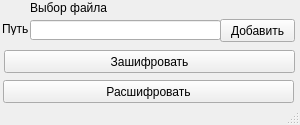
<?xml version="1.0" encoding="UTF-8"?>
<ui version="4.0">
 <class>MainWindow</class>
 <widget class="QMainWindow" name="MainWindow">
  <property name="geometry">
   <rect>
    <x>0</x>
    <y>0</y>
    <width>300</width>
    <height>125</height>
   </rect>
  </property>
  <property name="minimumSize">
   <size>
    <width>300</width>
    <height>125</height>
   </size>
  </property>
  <property name="maximumSize">
   <size>
    <width>300</width>
    <height>125</height>
   </size>
  </property>
  <property name="windowTitle">
   <string>MainWindow</string>
  </property>
  <widget class="QWidget" name="centralwidget">
   <widget class="QPushButton" name="getFolderButton">
    <property name="geometry">
     <rect>
      <x>220</x>
      <y>19</y>
      <width>75</width>
      <height>23</height>
     </rect>
    </property>
    <property name="minimumSize">
     <size>
      <width>61</width>
      <height>21</height>
     </size>
    </property>
    <property name="text">
     <string>Добавить</string>
    </property>
   </widget>
   <widget class="QLineEdit" name="folder">
    <property name="geometry">
     <rect>
      <x>30</x>
      <y>20</y>
      <width>191</width>
      <height>20</height>
     </rect>
    </property>
   </widget>
   <widget class="QLabel" name="label">
    <property name="geometry">
     <rect>
      <x>30</x>
      <y>0</y>
      <width>191</width>
      <height>16</height>
     </rect>
    </property>
    <property name="text">
     <string>Выбор файла</string>
    </property>
   </widget>
   <widget class="QLabel" name="label_2">
    <property name="geometry">
     <rect>
      <x>2</x>
      <y>22</y>
      <width>47</width>
      <height>13</height>
     </rect>
    </property>
    <property name="text">
     <string>Путь</string>
    </property>
   </widget>
   <widget class="QPushButton" name="encryptButton">
    <property name="geometry">
     <rect>
      <x>4</x>
      <y>50</y>
      <width>291</width>
      <height>23</height>
     </rect>
    </property>
    <property name="text">
     <string>Зашифровать</string>
    </property>
   </widget>
   <widget class="QPushButton" name="decryptButton">
    <property name="geometry">
     <rect>
      <x>3</x>
      <y>80</y>
      <width>291</width>
      <height>23</height>
     </rect>
    </property>
    <property name="text">
     <string>Расшифровать</string>
    </property>
   </widget>
  </widget>
  <widget class="QMenuBar" name="menubar">
   <property name="geometry">
    <rect>
     <x>0</x>
     <y>0</y>
     <width>300</width>
     <height>21</height>
    </rect>
   </property>
  </widget>
  <widget class="QStatusBar" name="statusbar"/>
 </widget>
 <resources/>
 <connections/>
</ui>
